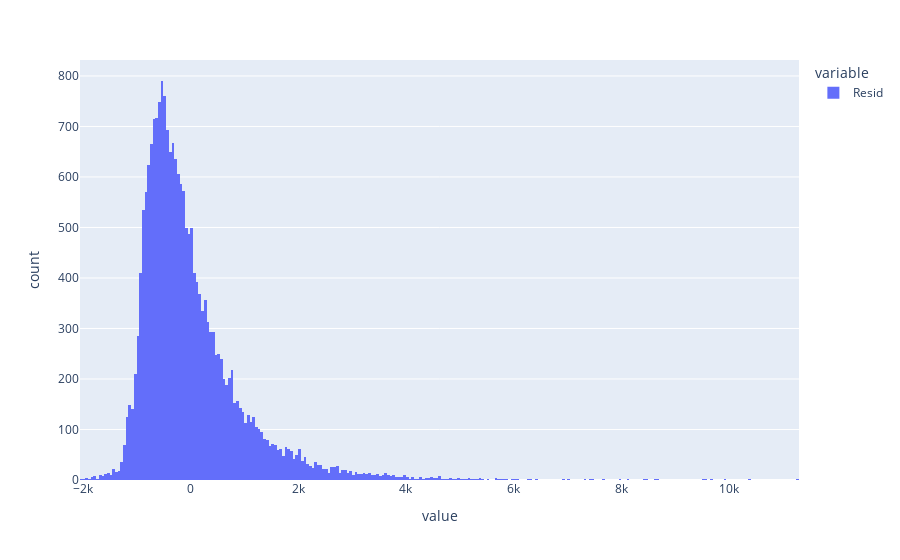
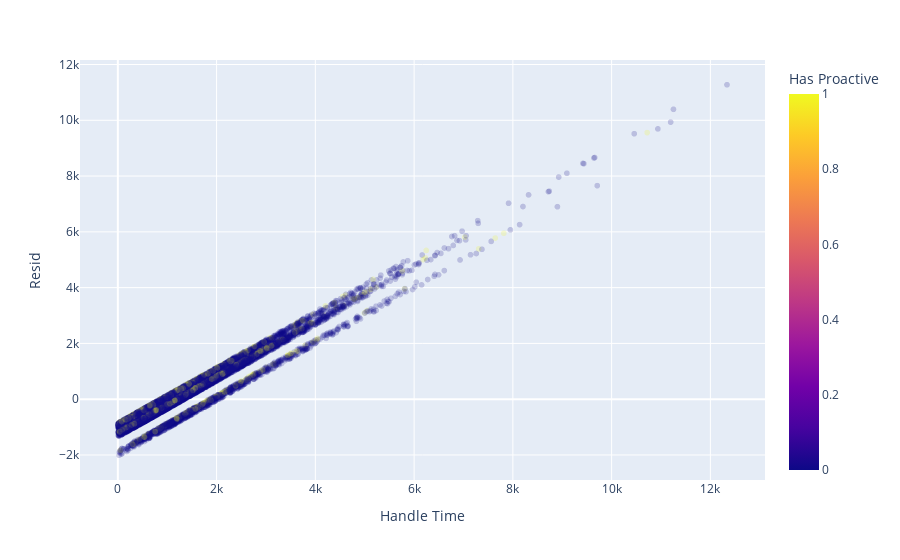

Source (notebook cell) for these figures, in order:
### Code cell
test_df = add_conditionals(df_sessions.copy())

# test_df = test_df[test_df['Handle Time']<=5000]
test_df['Handle Time Log'] = np.log(test_df['Handle Time'])


for queue in test_df['TaskQueue'].unique():
    test_df[queue] = (test_df['TaskQueue']==queue).astype(int)
display(test_df.columns)
X = test_df[[ 'Constant', 
            # 'Has Proactive',
            'Proactive ExAsst Group',
            'Offered', 'Accepted', 'Weeks Ago',
            # 'VZN_MTS_Bundle_EN_2233', 'VZN_Onboarding_2628'
            ]]

mdl = sm.OLS(
    endog = test_df['Handle Time'],
    exog = X
    ).fit()
display(mdl.summary())
test_df['Prediction']=mdl.predict(X)
test_df['Resid'] = test_df['Handle Time']-test_df['Prediction']

# import scipy.stats as stats
# from matplotlib import pyplot as plt
# fig = sm.qqplot(test_df['Resid'], stats.t, distargs=(7,),line='45', fit=True)
# plt.show()

px.histogram(test_df['Resid']).show()
px.scatter(test_df, x='Handle Time',y='Resid', color='Has Proactive', opacity=.2).show()
# test_df.to_excel('Dataset.xlsx')
del test_df

### Figure 1 — Plotly figure (JSON) as saved in the notebook; plotly's stock layout.template omitted (floating-point values rounded to 4 significant figures; data arrays with more than 128 entries replaced by an {"elided": "..."} marker saying what was removed)
{"data": [{"alignmentgroup": "True", "bingroup": "x", "hovertemplate": "variable=Resid<br>value=%{x}<br>count=%{y}<extra></extra>", "legendgroup": "Resid", "marker": {"color": "#636efa", "pattern": {"shape": ""}}, "name": "Resid", "offsetgroup": "Resid", "orientation": "v", "showlegend": true, "type": "histogram", "x": {"elided": "20907 float values"}, "xaxis": "x", "yaxis": "y"}], "layout": {"barmode": "relative", "legend": {"title": {"text": "variable"}, "tracegroupgap": 0}, "margin": {"t": 60}, "xaxis": {"anchor": "y", "domain": [0, 1], "title": {"text": "value"}}, "yaxis": {"anchor": "x", "domain": [0, 1], "title": {"text": "count"}}}}

### Figure 2 — Plotly figure (JSON) as saved in the notebook; plotly's stock layout.template omitted (floating-point values rounded to 4 significant figures; data arrays with more than 128 entries replaced by an {"elided": "..."} marker saying what was removed)
{"data": [{"hovertemplate": "Handle Time=%{x}<br>Resid=%{y}<br>Has Proactive=%{marker.color}<extra></extra>", "legendgroup": "", "marker": {"color": {"elided": "20907 int values"}, "coloraxis": "coloraxis", "opacity": 0.2, "symbol": "circle"}, "mode": "markers", "name": "", "showlegend": false, "type": "scattergl", "x": {"elided": "20907 int values"}, "xaxis": "x", "y": {"elided": "20907 float values"}, "yaxis": "y"}], "layout": {"coloraxis": {"colorbar": {"title": {"text": "Has Proactive"}}, "colorscale": [[0, "#0d0887"], [0.1111, "#46039f"], [0.2222, "#7201a8"], [0.3333, "#9c179e"], [0.4444, "#bd3786"], [0.5556, "#d8576b"], [0.6667, "#ed7953"], [0.7778, "#fb9f3a"], [0.8889, "#fdca26"], [1, "#f0f921"]]}, "legend": {"tracegroupgap": 0}, "margin": {"t": 60}, "xaxis": {"anchor": "y", "domain": [0, 1], "title": {"text": "Handle Time"}}, "yaxis": {"anchor": "x", "domain": [0, 1], "title": {"text": "Resid"}}}}
